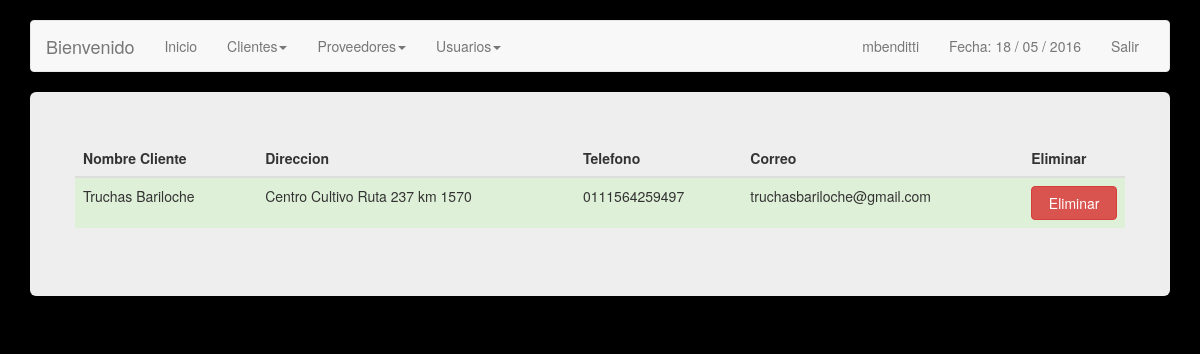
Page /clientes.php (signed in) on the earlier database version.
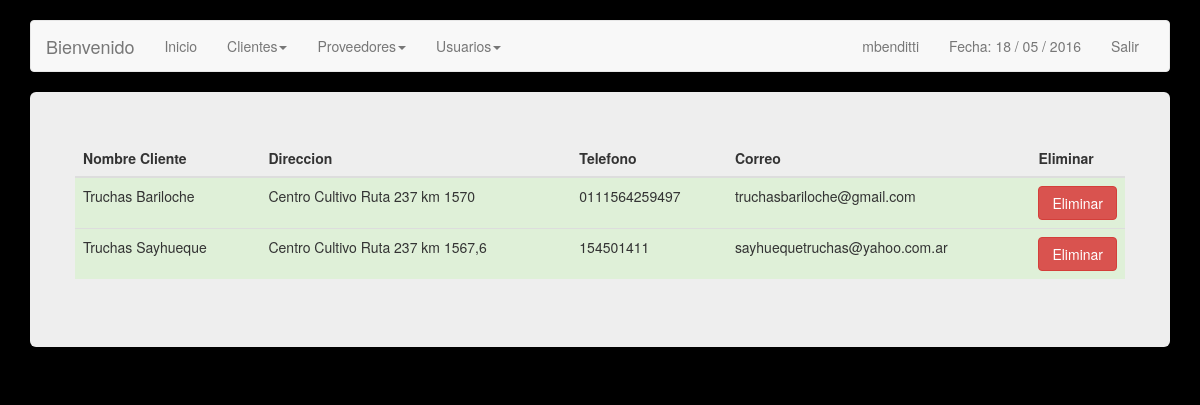
Same page on the later database version.
### tables this page shows
CREATE TABLE IF NOT EXISTS `clientes` (
  `idCliente` int(11) NOT NULL AUTO_INCREMENT,
  `nombre` varchar(50) NOT NULL,
  `direccion` varchar(50) DEFAULT NULL,
  `telefono` varchar(30) DEFAULT NULL,
  `correo` varchar(50) DEFAULT NULL,
  PRIMARY KEY (`idCliente`)
);

### clientes.php (the view, shortened to what this page needs)
<?php
include('config.php');
$link = mysqli_connect ($dbhost, $dbusername, $dbuserpass);
mysqli_select_db($link,$dbname) or die('No se puede seleccionar la base de datos');
$query = mysqli_query($link,"SELECT * FROM clientes") or die(mysql_error());
?>
<!DOCTYPE html>
<html lang="en">
  <head>
    <link href="css/bootstrap.min.css" rel="stylesheet">
  </head>
  <body>
    <br>
        <div class="container">
      <div class="navbar navbar-default" role="navigation">
        <div class="container-fluid">
          <div class="navbar-header">
            <a class="navbar-brand" href="#">Bienvenido </a>
          </div>
          <div class="navbar-collapse collapse">
            <ul class="nav navbar-nav">
              <li class=""><a href="inicio.php">Inicio</a></li>
              <li class="dropdown">
              	<a class="dropdown-toggle" data-toggle="dropdown" href="#">Clientes<span class="caret"></span></a>
              </li>
              <li class="dropdown">
              	<a class="dropdown-toggle" data-toggle="dropdown" href="#">Proveedores<span class="caret"></span></a>
              </li>
			  <?php
					if($_SESSION["permiso"] == 1) {
						?> <li class="dropdown">
              					<a class="dropdown-toggle" data-toggle="dropdown" href="#">Usuarios<span class="caret"></span></a>
              				</li><?php
					}
			  ?>
            </ul>
            <ul class="nav navbar-nav navbar-right">
               <li><a href=""> <?php echo $_SESSION["s_username"]; ?> </a></li>
              <li><a href="">Fecha:
              	<?php
              	echo date("d / m / Y");
              	?></a></li>
              <li><a href="cerrar.php">Salir</a></li>
            </ul>
          </div>
        </div>
      </div>
      <div class="jumbotron">
<div class="row">
              <table class="table table-hover">
                	<thead>
                    	<th> Nombre Cliente </th>
                        <th> Direccion </th>
                        <th> Telefono </th>
                        <th> Correo </th>
                        <?php if($_SESSION["permiso"] == 1) {?> <th> Eliminar </th> <?php }?>
                    </thead>
                    <tbody>
                    	<?php while($cliente = mysqli_fetch_array($query)){ ?>
                        <tr class="success">
                            <td> <?php echo $cliente['nombre']; ?> </td>
                            <td> <?php echo $cliente['direccion']; ?> </td>
                            <td> <?php echo $cliente['telefono']; ?> </td>
                            <td> <?php echo $cliente['correo']; ?> </td>
                            <?php if($_SESSION["permiso"] == 1) {?>
                            <td>  <a href="eliminar.php?id=<?php echo $cliente['idCliente'];?>&tipo=cliente " role="button"  class="btn btn-danger btn-primary btn-block"> Eliminar </a></td>
							<?php }?>
                        </tr>
                        <?php } ?>
                    </tbody>
				</table>
</div>
      </div>
    </div>
  </body>
</html>

Differences in the rows shown:
added clientes: nombre "Truchas Sayhueque", direccion "Centro Cultivo Ruta 237 km 1567,6", telefono "154501411", correo "sayhuequetruchas@yahoo.com.ar"
